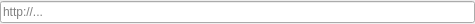
<?xml version="1.0" encoding="UTF-8"?>
<ui version="4.0">
 <class>Form</class>
 <widget class="QWidget" name="Form">
  <property name="geometry">
   <rect>
    <x>0</x>
    <y>0</y>
    <width>475</width>
    <height>24</height>
   </rect>
  </property>
  <property name="windowTitle">
   <string>Form</string>
  </property>
  <layout class="QVBoxLayout" name="verticalLayout">
   <property name="spacing">
    <number>0</number>
   </property>
   <property name="leftMargin">
    <number>0</number>
   </property>
   <property name="topMargin">
    <number>0</number>
   </property>
   <property name="rightMargin">
    <number>0</number>
   </property>
   <property name="bottomMargin">
    <number>0</number>
   </property>
   <item>
    <widget class="QLineEdit" name="uri">
     <property name="placeholderText">
      <string>http://...</string>
     </property>
    </widget>
   </item>
  </layout>
 </widget>
 <resources/>
 <connections/>
</ui>
